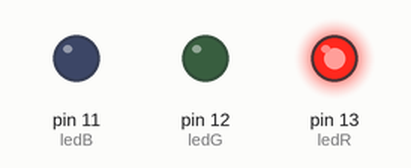
A sketch run on a simulated Arduino Uno, built with avr-gcc and run on an emulated ATmega328P. Shown: output pins drawn as LEDs (lit = HIGH).

Above: at 0.02 s.
At 1.4 s:
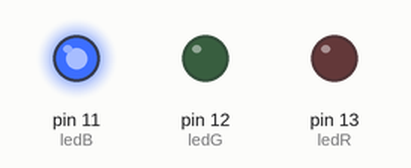
At 2.96 s:
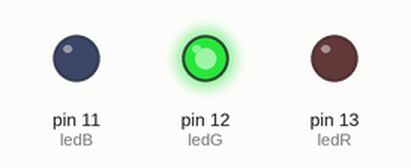
Timing chart, 0 to 3.3 s (numbered marks = the images above):
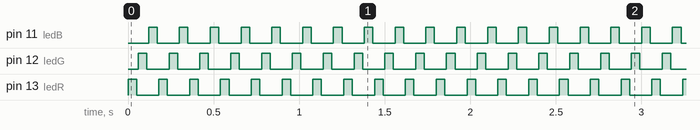

The sketch:

3_leds.ino
```cpp
int ledR = 13;
int ledG = 12;
int ledB = 11;
int enc = 50;
int apa = 10;

void setup() {
pinMode(ledR,OUTPUT);
pinMode(ledG,OUTPUT);
pinMode(ledB,OUTPUT);
}

void loop() {
digitalWrite(ledR,HIGH);
delay(enc);
digitalWrite(ledR,LOW);
delay(apa);
digitalWrite(ledG,HIGH);
delay(enc);
digitalWrite(ledG,LOW);
delay(apa);
digitalWrite(ledB,HIGH);
delay(enc);
digitalWrite(ledB,LOW);
delay(apa);
}
```

Measured:
- by itself, pin 11 (ledB), pin 12 (ledG), pin 13 (ledR): alternates HIGH for 0.05 s and LOW for 0.13 s
